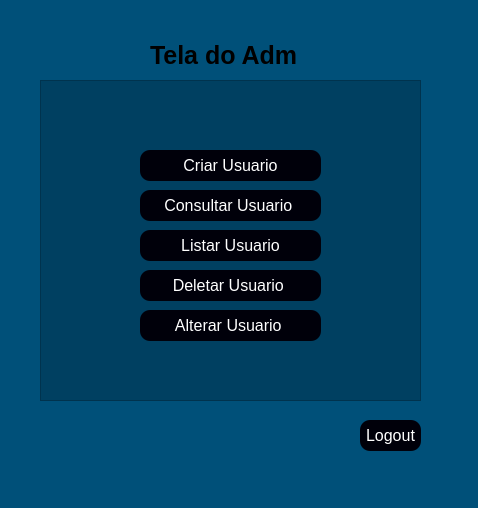
<?xml version="1.0" encoding="UTF-8"?>
<ui version="4.0">
 <class>MainWindow</class>
 <widget class="QMainWindow" name="MainWindow">
  <property name="geometry">
   <rect>
    <x>0</x>
    <y>0</y>
    <width>478</width>
    <height>508</height>
   </rect>
  </property>
  <property name="windowTitle">
   <string>MainWindow</string>
  </property>
  <property name="styleSheet">
   <string notr="true">background-color: rgb(0, 80, 121);</string>
  </property>
  <widget class="QWidget" name="centralwidget">
   <widget class="QLabel" name="label_2">
    <property name="geometry">
     <rect>
      <x>150</x>
      <y>40</y>
      <width>161</width>
      <height>31</height>
     </rect>
    </property>
    <property name="font">
     <font>
      <pointsize>19</pointsize>
      <weight>75</weight>
      <bold>true</bold>
     </font>
    </property>
    <property name="text">
     <string>Tela do Adm</string>
    </property>
   </widget>
   <widget class="QFrame" name="frame">
    <property name="geometry">
     <rect>
      <x>40</x>
      <y>80</y>
      <width>381</width>
      <height>321</height>
     </rect>
    </property>
    <property name="styleSheet">
     <string notr="true">background-color: rgba(0,0,0,0.2)</string>
    </property>
    <property name="frameShape">
     <enum>QFrame::StyledPanel</enum>
    </property>
    <property name="frameShadow">
     <enum>QFrame::Raised</enum>
    </property>
    <widget class="QPushButton" name="btn_criar">
     <property name="geometry">
      <rect>
       <x>100</x>
       <y>70</y>
       <width>181</width>
       <height>31</height>
      </rect>
     </property>
     <property name="cursor">
      <cursorShape>PointingHandCursor</cursorShape>
     </property>
     <property name="styleSheet">
      <string notr="true">QPushButton{color: rgb(255, 255, 255); border-radius: 10px; font-size: 16px; background-color:rgb(0, 0, 10);;}

QPushButton:hover{background-color: #fff; color:black}

</string>
     </property>
     <property name="text">
      <string>Criar Usuario</string>
     </property>
    </widget>
    <widget class="QPushButton" name="btn_consultar">
     <property name="geometry">
      <rect>
       <x>100</x>
       <y>110</y>
       <width>181</width>
       <height>31</height>
      </rect>
     </property>
     <property name="cursor">
      <cursorShape>PointingHandCursor</cursorShape>
     </property>
     <property name="styleSheet">
      <string notr="true">QPushButton{color: rgb(255, 255, 255); border-radius: 10px; font-size: 16px; background-color:rgb(0, 0, 10);;}

QPushButton:hover{background-color: #fff; color:black}

</string>
     </property>
     <property name="text">
      <string>Consultar Usuario </string>
     </property>
    </widget>
    <widget class="QPushButton" name="btn_listar">
     <property name="geometry">
      <rect>
       <x>100</x>
       <y>150</y>
       <width>181</width>
       <height>31</height>
      </rect>
     </property>
     <property name="cursor">
      <cursorShape>PointingHandCursor</cursorShape>
     </property>
     <property name="styleSheet">
      <string notr="true">QPushButton{color: rgb(255, 255, 255); border-radius: 10px; font-size: 16px; background-color:rgb(0, 0, 10);;}

QPushButton:hover{background-color: #fff; color:black}

</string>
     </property>
     <property name="text">
      <string>Listar Usuario</string>
     </property>
    </widget>
    <widget class="QPushButton" name="btn_deletar">
     <property name="geometry">
      <rect>
       <x>100</x>
       <y>190</y>
       <width>181</width>
       <height>31</height>
      </rect>
     </property>
     <property name="cursor">
      <cursorShape>PointingHandCursor</cursorShape>
     </property>
     <property name="styleSheet">
      <string notr="true">QPushButton{color: rgb(255, 255, 255); border-radius: 10px; font-size: 16px; background-color:rgb(0, 0, 10);;}

QPushButton:hover{background-color: #fff; color:black}

</string>
     </property>
     <property name="text">
      <string>Deletar Usuario </string>
     </property>
    </widget>
    <widget class="QPushButton" name="btn_alterar">
     <property name="geometry">
      <rect>
       <x>100</x>
       <y>230</y>
       <width>181</width>
       <height>31</height>
      </rect>
     </property>
     <property name="cursor">
      <cursorShape>PointingHandCursor</cursorShape>
     </property>
     <property name="styleSheet">
      <string notr="true">QPushButton{color: rgb(255, 255, 255); border-radius: 10px; font-size: 16px; background-color:rgb(0, 0, 10);;}

QPushButton:hover{background-color: #fff; color:black}

</string>
     </property>
     <property name="text">
      <string>Alterar Usuario </string>
     </property>
    </widget>
   </widget>
   <widget class="QPushButton" name="btn_sair">
    <property name="geometry">
     <rect>
      <x>360</x>
      <y>420</y>
      <width>61</width>
      <height>31</height>
     </rect>
    </property>
    <property name="cursor">
     <cursorShape>PointingHandCursor</cursorShape>
    </property>
    <property name="styleSheet">
     <string notr="true">QPushButton{color: rgb(255, 255, 255); border-radius: 10px; font-size: 16px; background-color:rgb(0, 0, 10);;}

QPushButton:hover{background-color: #fff; color:black}

</string>
    </property>
    <property name="text">
     <string>Logout</string>
    </property>
   </widget>
  </widget>
  <widget class="QMenuBar" name="menubar">
   <property name="geometry">
    <rect>
     <x>0</x>
     <y>0</y>
     <width>478</width>
     <height>21</height>
    </rect>
   </property>
  </widget>
  <widget class="QStatusBar" name="statusbar"/>
 </widget>
 <resources/>
 <connections/>
</ui>
